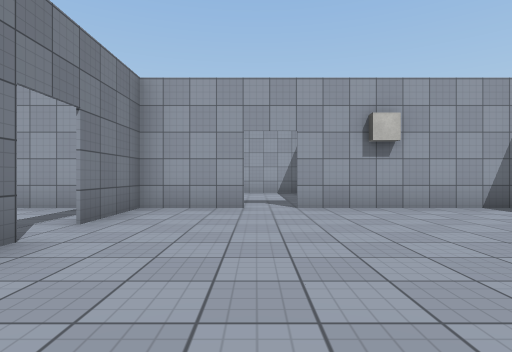
[1] (above)

21 first-person views from a walk through a 3-D level made in the Unity game engine. The camera is 1.2 m above the floor, looks level and sees 80° across. The floor is counted in squares, 2 m on a side. Each view is taken from the middle of a square. On the plan, view 1 faces up. The plan holds only what a view shows up to about 9 squares ahead; the rest is blank. The player is left out. Surface patterns are stand-ins for the level's own textures.

[2]
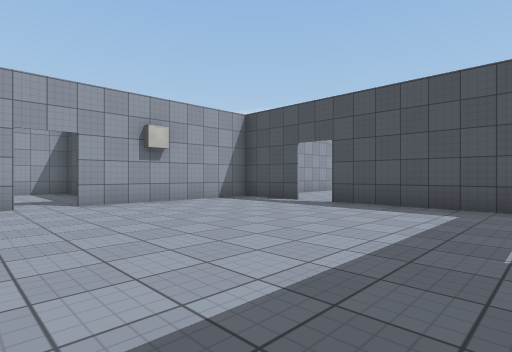

[3]
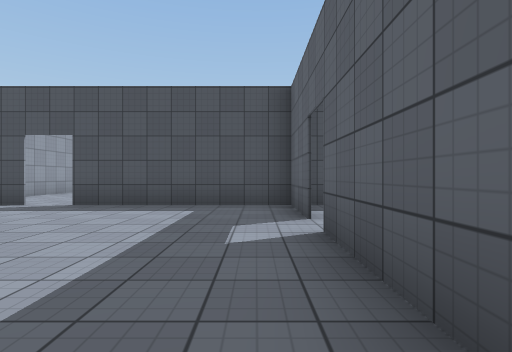

[4]
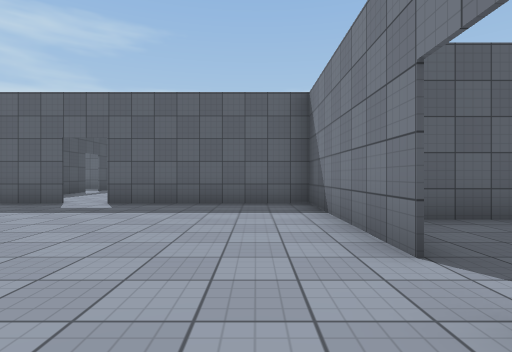

[5]
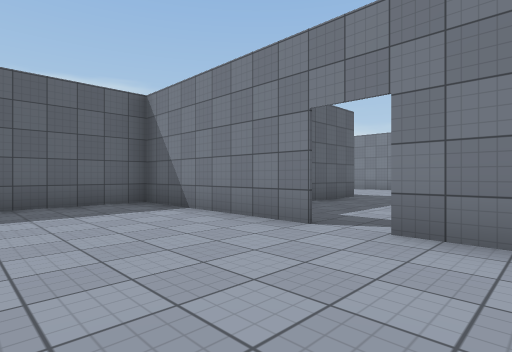

[6]
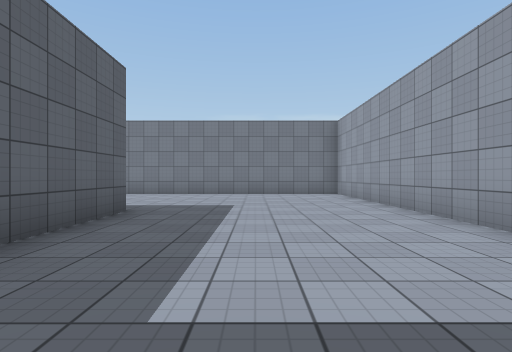

[7]
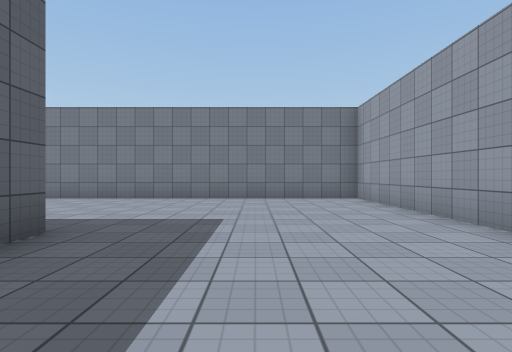

[8]
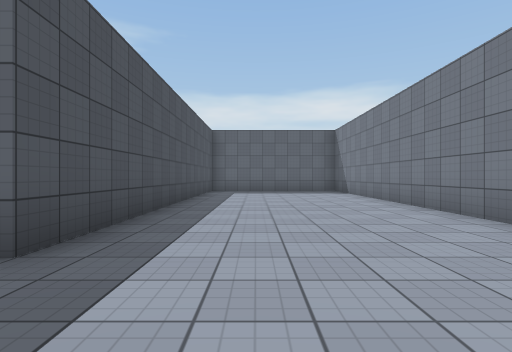

[9]
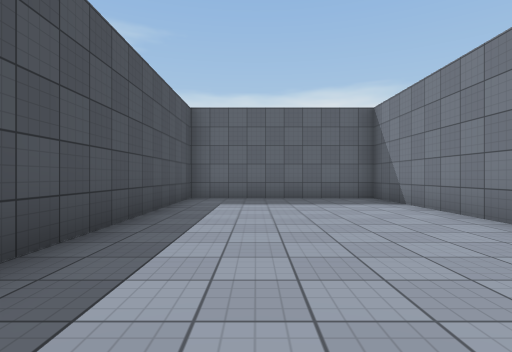

[10]
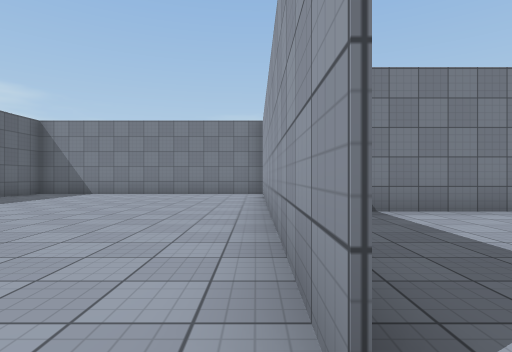

[11]
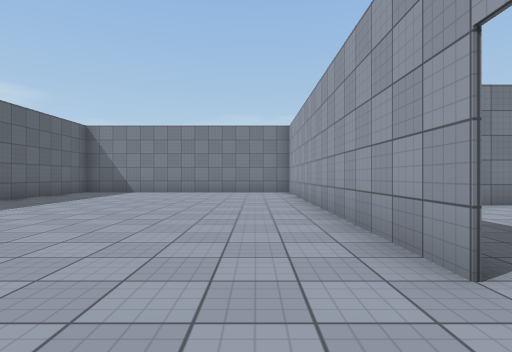

[12]
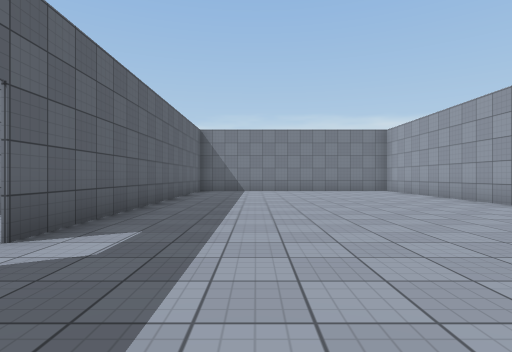

[13]
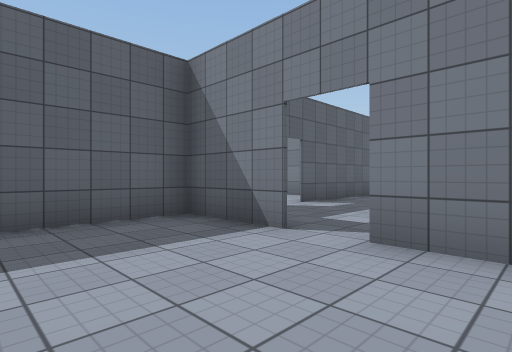

[14]
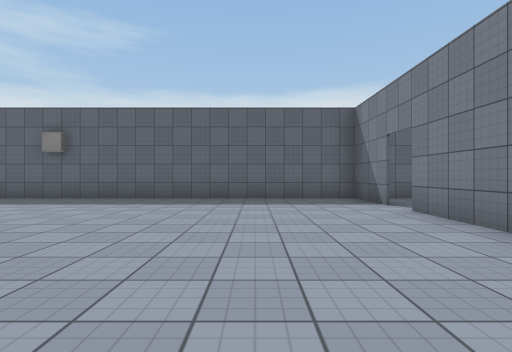

[15]
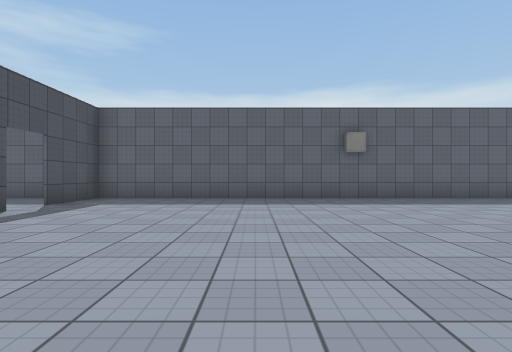

[16]
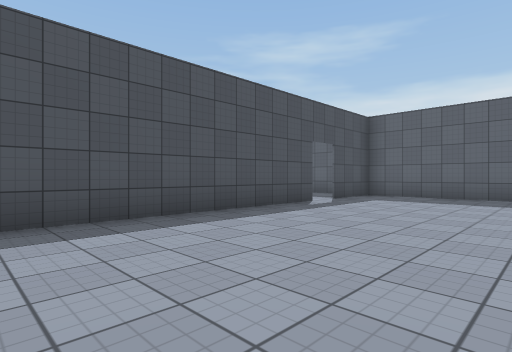

[17]
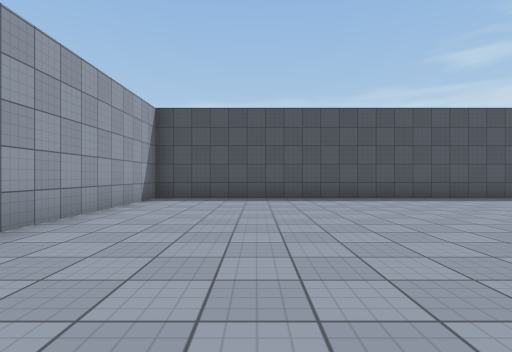

[18]
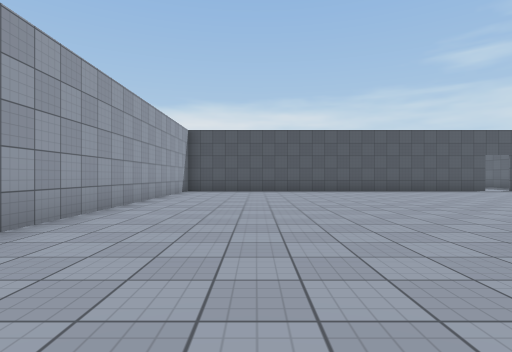

[19]
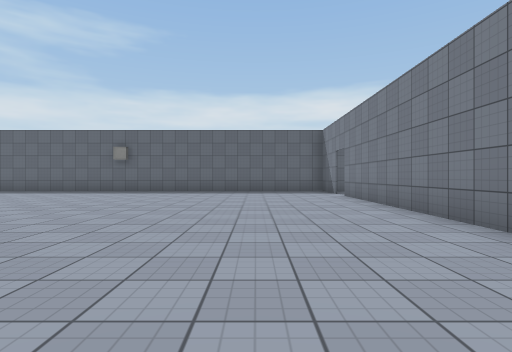

[20]
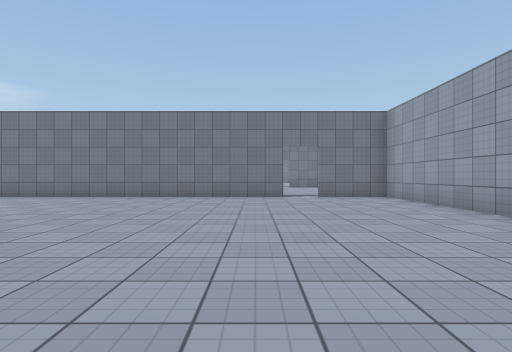

[21]
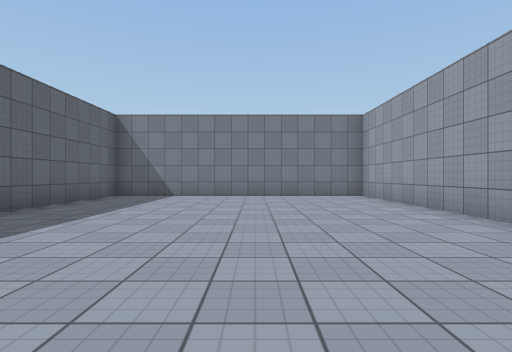

### Floor plan
Ten units are one square. View 1 is at (0, 0); x grows to the right and y downward. Boxes are objects, and circles mark ways between rooms. Rooms are numbered by the first view taken in them; rooms with no view inside come last. Other rooms are left out.
<svg viewBox="-127 -65 335 163">
<path fill="none" stroke="#000" d="M53 -37 53 -55M32 17 53 17 53 -29M-1 -57 -21 -57M-22 -29 -22 17 24 17M49 -57 7 -57M-22 -57 -22 -37M-72 91 -72 -8 -33 -8M-21 -57 -122 -57 -122 92 -70 92M24 18 -70 18M-70 92 24 92M96 -57 49 -57M203 63 203 -57 112 -57M53 -29 53 63M53 71 53 93M53 -57 53 -37M37 92 203 92 203 71"/>
<circle cx="-20" cy="-30" r="3" fill="#2a7"/>
<circle cx="30" cy="20" r="3" fill="#2a7"/>
<circle cx="50" cy="-30" r="3" fill="#2a7"/>
<circle cx="50" cy="70" r="3" fill="#2a7"/>
<text x="20" y="-20">1</text>
<text x="-90" y="10">2</text>
<text x="-10" y="60">3</text>
<text x="130" y="20">4</text>
</svg>
Room 1 opens to room 2. Room 1 opens to room 3. Room 1 opens to room 4. Room 3 opens to room 4.

Where each view was taken, in squares from view 1:
view 1: 0 up, 0 right, facing up
view 2: 1 down, 1 left, facing up-right
view 3: 1 down, 1 left, facing right
view 4: 5 up, 1 left, facing down
view 5: 5 up, 1 right, facing down-left
view 6: 3 up, 2 left, facing left
view 7: 3 up, 4 left, facing left
view 8: 3 up, 9 left, facing down
view 9: 1 down, 9 left, facing down
view 10: 2 down, 3 right, facing left
view 11: 3 down, 4 right, facing left
view 12: 7 down, 5 right, facing left
view 13: 5 down, 8 right, facing down-left
view 14: 1 down, 8 right, facing down
view 15: 1 down, 16 right, facing down
view 16: 0 up, 16 right, facing down-right
view 17: 3 up, 12 right, facing right
view 18: 3 up, 8 right, facing right
view 19: 3 up, 8 right, facing down
view 20: 2 up, 14 right, facing left
view 21: 5 down, 2 right, facing left
